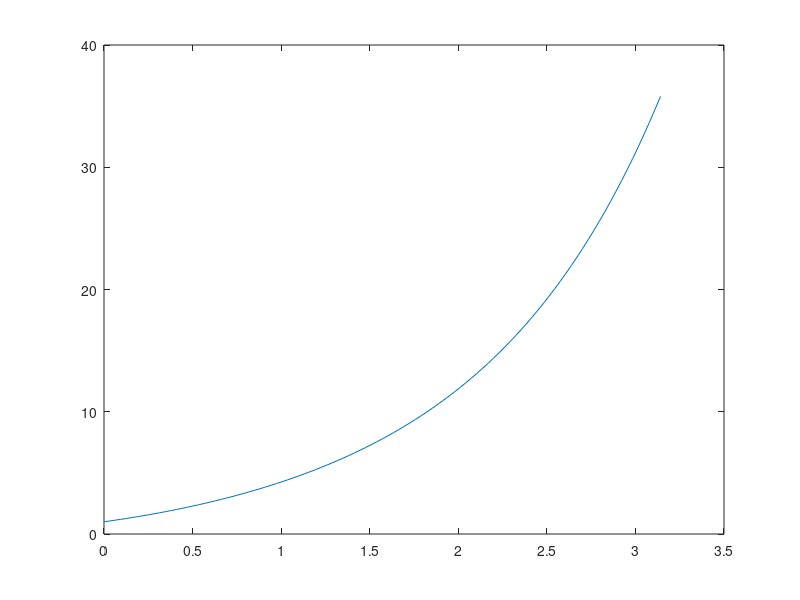

The MATLAB script that drew this image:
intervalo = [0, pi];
x0 = 1;
N = 100;

h = (intervalo(2) - intervalo(1)) / N;

t = intervalo(1): h: intervalo(2);

x = zeros(N + 1);
x(1) = x0;
for i = 1:N
    x(i + 1) = (x(i) + (h/3) * x(i) + (h/3)*cos(t(i)) + (2*h/3) * cos(t(i+1))) / (1 - 2*h/3);
end

plot(t, x(:, 1))